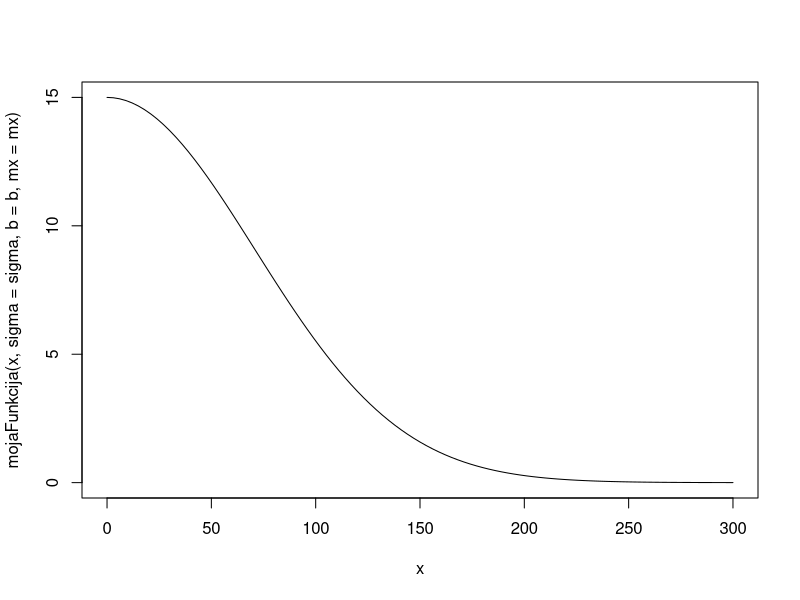

This figure's R source: (Note: this script raises an error after producing the figure.)
## ---- chunk 1
knitr::opts_chunk$set(echo = FALSE)
library(ggplot2)
## ---- chunk 2
mojaFunkcija <- function(x, sigma, b, mx) {
  exp(-(x/sigma)^(-b)) * mx
}

sigma <- 100
b <- -2
mx = 15
## ---- chunk 3
curve(mojaFunkcija(x, sigma = sigma, b = b, mx = mx), 
      from = 0, to = 300)
## ---- chunk 4
knitr::include_graphics("rejection_sampling.png")
## ---- chunk 5
set.seed(357)
xrange <- 300 # from 0 (implicit) to x
N <- 50000 # number of samples

sigma <- 100
b <- -2
mx = 15

xy <- data.frame(x = runif(N, min = 0, max = xrange))

xy$testna <- mojaFunkcija(x = xy$x, sigma = sigma, b = b, mx = mx)
xy$predlagana <- runif(N, min = 0, max = mx)

xy$sprejeta <- with(xy, predlagana <= testna)
xy.OK <- xy[xy$sprejeta, ]
## ---- chunk 6
MD <- max(xy$testna)
hist(xy.OK$x, freq = FALSE, breaks = 100, col = "light grey", 
     xlim = c(0, xrange))
curve(mojaFunkcija(x, sigma = sigma, b = b, mx = mx)/(MD * 90), 
      from = 0, to = xrange, add = TRUE, col = "red", lwd = 2)
## ---- chunk 7
library(ggplot2)

set.seed(9)

xys <- xy[sample(1:nrow(xy), size = 200), ]
xys <- xys[order(xys$predlagana), ]
xys <- xys[seq(1, nrow(xys), by = 11), ]

ggplot(xy, aes(x = x, y = testna)) +
  theme_bw() +
  scale_color_brewer(palette = "Set1") +
  geom_line(alpha = 0.5) +
  geom_point(data = xys, aes(y = predlagana, color = sprejeta), 
             alpha = 0.5) +
  geom_point(data = xys, aes(x = x, y = testna), alpha = 0.5) +
  geom_segment(data = xys, aes(x = x, y = predlagana, xend = x, 
                               yend = testna), alpha = 0.3)
